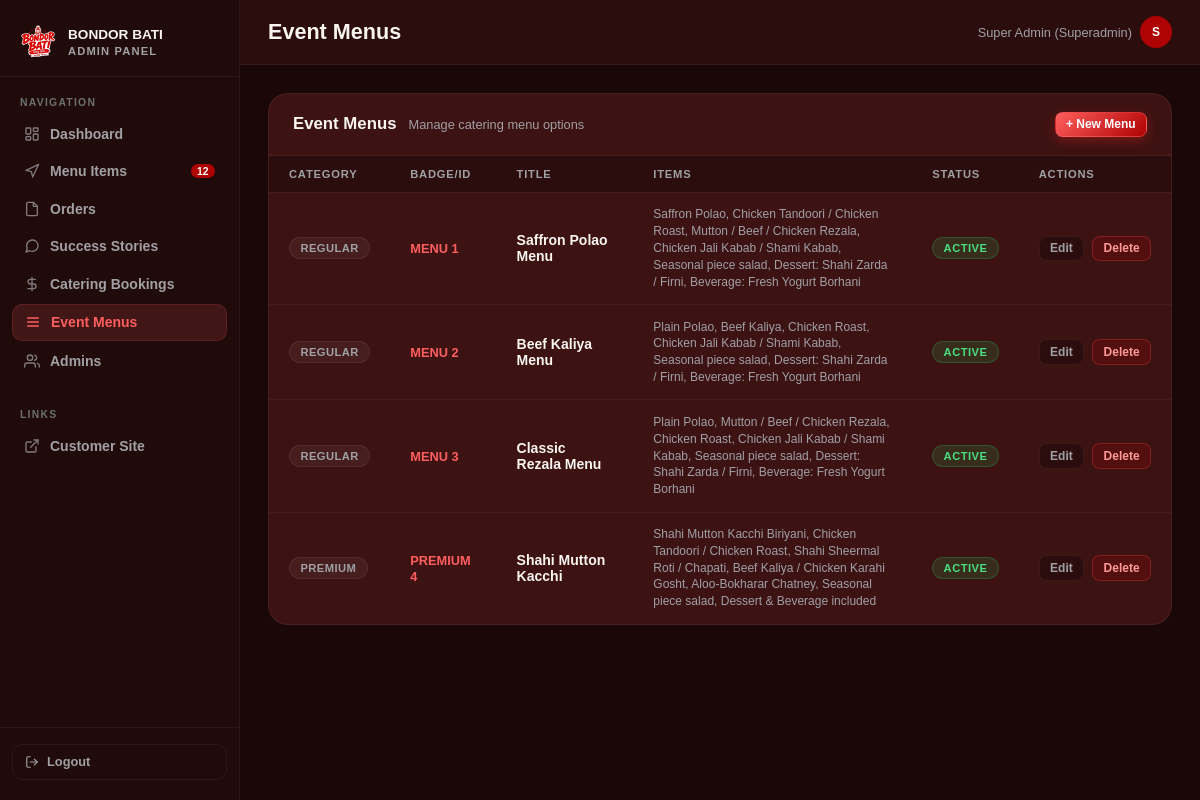
Page /admin/index.php?page=catering_menus (signed in) on the earlier database version.
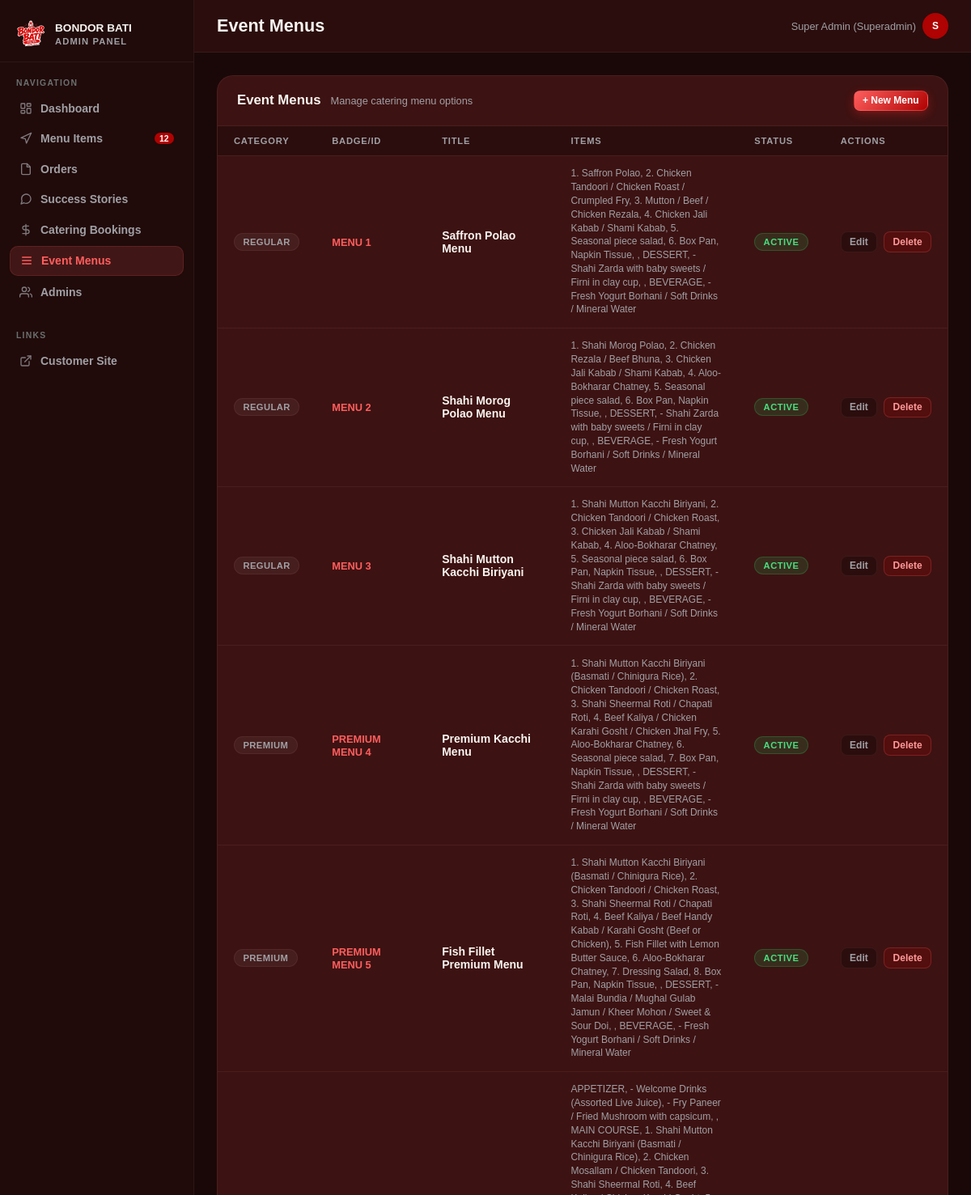
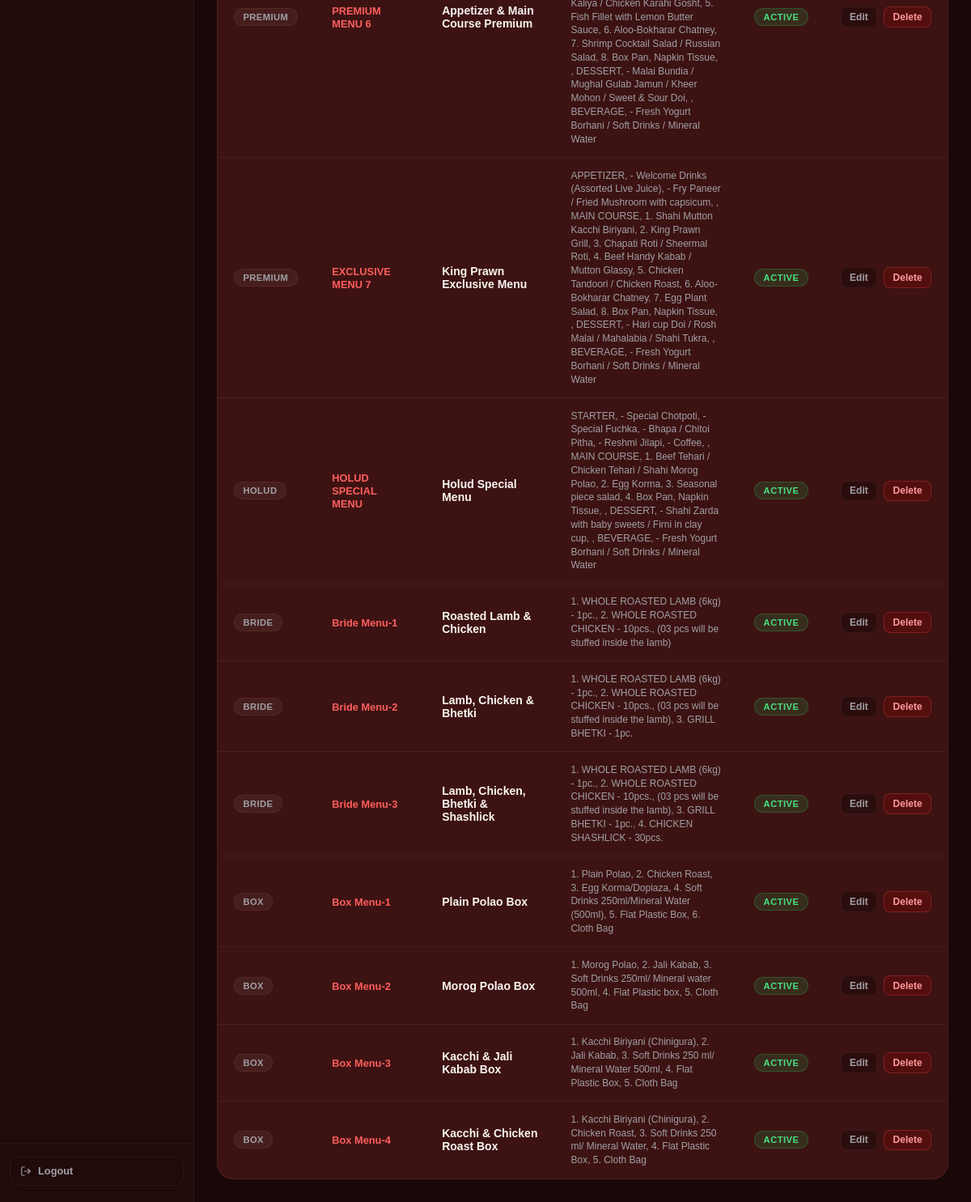
Same page on the later database version (2 pictures, top to bottom).
### tables this page shows
CREATE TABLE `catering_menus` (
  `id` bigint(20) unsigned NOT NULL AUTO_INCREMENT,
  `category` varchar(50) NOT NULL,
  `badge_text` varchar(50) NOT NULL,
  `title` varchar(160) NOT NULL,
  `items` text NOT NULL,
  `is_active` tinyint(1) NOT NULL DEFAULT 1,
  `created_at` timestamp NOT NULL DEFAULT current_timestamp(),
  `updated_at` timestamp NOT NULL DEFAULT current_timestamp() ON UPDATE current_timestamp(),
  PRIMARY KEY (`id`)
);

### admin/index.php (called while the page is built, shortened)
<?php
require dirname(__DIR__) . '/bootstrap.php';
(new \App\Controllers\AdminController())->handleRequest();

### bootstrap.php (called while the page is built, shortened)
<?php
spl_autoload_register(static function (string $class): void {
    $prefix = 'App\\';
    $relative = substr($class, strlen($prefix));
    $path = __DIR__ . '/src/' . str_replace('\\', '/', $relative) . '.php';
});
if (!function_exists('e')) {
    function e(mixed $value): string
    {
        return htmlspecialchars((string) $value, ENT_QUOTES | ENT_SUBSTITUTE, 'UTF-8');
    }
}

### src/Infrastructure/Persistence/MySQL/PdoAdminRepository.php (called while the page is built, shortened)
<?php
final readonly class PdoAdminRepository
{
    public function dashboardCounts(): array
    {
        $row = $this->pdo->query(
            "SELECT
                COUNT(*) AS total_orders,
                SUM(status = 'pending') AS pending,
                SUM(status = 'confirmed') AS confirmed,
                SUM(status = 'preparing') AS preparing,
                SUM(status = 'out_for_delivery') AS out_for_delivery,
                SUM(status = 'delivered') AS delivered,
                SUM(status = 'cancelled') AS cancelled
             FROM orders"
        )->fetch();
        $menuCount = (int) $this->pdo->query('SELECT COUNT(*) FROM menu_items')->fetchColumn();
        return [
            'total_orders'    => (int) ($row['total_orders'] ?? 0),
            'pending'         => (int) ($row['pending'] ?? 0),
            'confirmed'       => (int) ($row['confirmed'] ?? 0),
            'preparing'       => (int) ($row['preparing'] ?? 0),
            'out_for_delivery'=> (int) ($row['out_for_delivery'] ?? 0),
            'delivered'       => (int) ($row['delivered'] ?? 0),
            'cancelled'       => (int) ($row['cancelled'] ?? 0),
            'menu_items'      => $menuCount,
        ];
    }
    public function countCateringBookings(?string $status = null): int
    {
        if ($status !== null) {
            $statement = $this->pdo->prepare('SELECT COUNT(*) FROM catering_bookings WHERE status = ?');
            $statement->execute([$status]);
        } else {
            $statement = $this->pdo->query('SELECT COUNT(*) FROM catering_bookings');
        }
        return (int) $statement->fetchColumn();
    }
    public function allCateringMenus(): array
    {
        $statement = $this->pdo->query('SELECT * FROM catering_menus ORDER BY FIELD(category, "regular", "premium", "holud", "bride", "box"), id ASC');
        return $statement->fetchAll();
    }
}

### views/admin/catering_menus.php (the view, shortened to what this page needs)
<div class="table-wrap">
    <div class="table-header">
        <div style="display:flex;align-items:center;gap:.75rem">
            <h2>Event Menus</h2>
            <span style="font-size:.8rem;color:var(--muted);">Manage catering menu options</span>
        </div>
        <button class="btn btn-primary btn-sm" onclick="openCateringMenuModal()">+ New Menu</button>
    </div>
    <div class="table-scroll">
    <table>
        <thead>
            <tr>
                <th>Category</th>
                <th>Badge/ID</th>
                <th>Title</th>
                <th>Items</th>
                <th>Status</th>
                <th>Actions</th>
            </tr>
        </thead>
        <tbody>
        <?php if (empty($cateringMenus)): ?>
            <tr><td colspan="6" style="text-align:center;color:var(--muted);padding:2rem;">No event menus found.</td></tr>
        <?php else: ?>
        <?php foreach ($cateringMenus as $m): ?>
            <tr>
                <td>
                    <span class="status-pill" style="background:rgba(255,255,255,.05);color:var(--muted);border-color:var(--border);">
                        <?= ucfirst(e($m['category'])) ?>
                    </span>
                </td>
                <td><strong style="color:var(--red-light);font-size:.8rem;"><?= e($m['badge_text']) ?></strong></td>
                <td style="font-weight:600"><?= e($m['title']) ?></td>
                <td><div style="font-size:.75rem;color:var(--muted);max-width:400px;line-height:1.4;"><?= e(str_replace("\n", ", ", $m['items'])) ?></div></td>
                <td>
                    <form method="POST" style="display:inline">
                        <button type="submit" class="status-pill" style="border:1px solid <?= $m['is_active'] ? 'rgba(34,197,94,.25)' : 'rgba(107,114,128,.25)' ?>;cursor:pointer;background:<?= $m['is_active'] ? 'rgba(34,197,94,.15)' : 'rgba(107,114,128,.15)' ?>;color:<?= $m['is_active'] ? '#4ade80' : '#9ca3af' ?>;">
                            <?= $m['is_active'] ? 'Active' : 'Disabled' ?>
                        </button>
                    </form>
                </td>
                <td>
                    <div class="table-actions">
                        <button class="btn btn-ghost btn-sm" onclick='editCateringMenu(<?= json_encode($m, JSON_HEX_TAG|JSON_HEX_APOS|JSON_HEX_AMP|JSON_HEX_QUOT) ?>)'>Edit</button>
                        <form method="POST" onsubmit="return confirm('Delete this event menu?')">
                            <button type="submit" class="btn btn-danger btn-sm">Delete</button>
                        </form>
                    </div>
                </td>
            </tr>
        <?php endforeach; ?>
        <?php endif; ?>
        </tbody>
    </table>
    </div>
</div>

### src/Controllers/AdminController.php (shortened to what this page needs)
<?php
class AdminController
{
    private function render(string $view, array $data = []): void
    {
        extract($data);
        $viewFile = dirname(__DIR__, 2) . "/views/admin/{$view}.php";
        if ($view !== 'login') {
            require $viewFile;
            $pageContent = ob_get_clean();
            require dirname(__DIR__, 2) . '/views/admin/layout.php';
        } else {
            require $viewFile;
        }
    }
    public function handleRequest(): void
    {
        $pdo  = ConnectionFactory::create();
        $repo = new PdoAdminRepository($pdo);
        $page = match ($_GET['page'] ?? 'dashboard') {
            'menu'           => 'menu',
            'orders'         => 'orders',
            'testimonials'   => 'testimonials',
            'catering'       => 'catering',
            'catering_menus' => 'catering_menus',
            'admins'         => 'admins',
            default          => 'dashboard',
        };
        $counts = $repo->dashboardCounts();
        $counts['catering_pending'] = $repo->countCateringBookings('pending');
        $cateringMenus        = $page === 'catering_menus' ? $repo->allCateringMenus() : [];
        $this->render($page, compact(
            'page', 'pageNum', 'perPage', 'offset', 'filterStatus',
            'flashSuccess', 'flashError',
            'counts', 'revenue', 'recentOrders',
            'menuItems',
            'orders', 'totalOrders', 'totalPages',
            'successStories',
            'cateringBookings', 'totalCatering', 'totalCateringPages',
            'cateringMenus',
            'adminUsers',
            'dayNames', 'statusLabels', 'statusColors'
        ));
    }
}

### views/admin/layout.php (shortened to what this page needs)
<!DOCTYPE html>
<html lang="en">
<head>
    <link rel="stylesheet" href="../assets/css/google_fonts_2.css">
    <link rel="stylesheet" href="../assets/css/admin-layout.css">
</head>
<body>
<nav class="sidebar" id="sidebar">
    <div class="sidebar-logo">
        <img src="../assets/logo.png" alt="Bondor Bati">
        <div class="sidebar-logo-text">
            <strong>Bondor Bati</strong>
            Admin Panel
        </div>
    </div>
    <div class="nav-section">
        <div class="nav-label">Navigation</div>
        <a href="index.php?page=dashboard" class="nav-item <?= $page === 'dashboard' ? 'active' : '' ?>">
            Dashboard
        </a>
        <a href="index.php?page=menu" class="nav-item <?= $page === 'menu' ? 'active' : '' ?>">
            <svg width="16" height="16" viewBox="0 0 24 24" fill="none" stroke="currentColor" stroke-width="2" stroke-linecap="round" stroke-linejoin="round">
                <path d="M3 11l19-9-9 19-2-8-8-2z"/>
            </svg>
            Menu Items
            <span class="nav-badge"><?= $counts['menu_items'] ?></span>
        </a>
        <a href="index.php?page=orders" class="nav-item <?= $page === 'orders' ? 'active' : '' ?>">
            <svg width="16" height="16" viewBox="0 0 24 24" fill="none" stroke="currentColor" stroke-width="2" stroke-linecap="round" stroke-linejoin="round">
                <path d="M14 2H6a2 2 0 0 0-2 2v16a2 2 0 0 0 2 2h12a2 2 0 0 0 2-2V8z"/><polyline points="14 2 14 8 20 8"/>
            </svg>
            Orders
        </a>
        <a href="index.php?page=testimonials" class="nav-item <?= $page === 'testimonials' ? 'active' : '' ?>">
            Success Stories
        </a>
        <a href="index.php?page=catering" class="nav-item <?= $page === 'catering' ? 'active' : '' ?>">
            <svg width="16" height="16" viewBox="0 0 24 24" fill="none" stroke="currentColor" stroke-width="2" stroke-linecap="round" stroke-linejoin="round">
                <path d="M12 2v20M17 5H9.5a3.5 3.5 0 0 0 0 7h5a3.5 3.5 0 0 1 0 7H6"></path>
            </svg>
            Catering Bookings
        </a>
        <a href="index.php?page=catering_menus" class="nav-item <?= $page === 'catering_menus' ? 'active' : '' ?>">
            <svg width="16" height="16" viewBox="0 0 24 24" fill="none" stroke="currentColor" stroke-width="2" stroke-linecap="round" stroke-linejoin="round">
                <path d="M4 6h16M4 12h16M4 18h16"></path>
            </svg>
            Event Menus
        </a>
        <?php if (($_SESSION['admin_role'] ?? 'manager') === 'superadmin'): ?>
        <a href="index.php?page=admins" class="nav-item <?= $page === 'admins' ? 'active' : '' ?>">
            Admins
        </a>
        <?php endif; ?>
    </div>
    <div class="nav-section" style="margin-top:.5rem;">
        <div class="nav-label">Links</div>
        <a href="../index.php" class="nav-item" target="_blank" rel="noopener">
            <svg width="16" height="16" viewBox="0 0 24 24" fill="none" stroke="currentColor" stroke-width="2" stroke-linecap="round" stroke-linejoin="round">
                <path d="M18 13v6a2 2 0 0 1-2 2H5a2 2 0 0 1-2-2V8a2 2 0 0 1 2-2h6"/><polyline points="15 3 21 3 21 9"/><line x1="10" x2="21" y1="14" y2="3"/>
            </svg>
            Customer Site
        </a>
    </div>
    <div class="sidebar-footer">
        <form method="POST" action="">
            <button class="btn-logout" type="submit">
                <svg width="14" height="14" viewBox="0 0 24 24" fill="none" stroke="currentColor" stroke-width="2" stroke-linecap="round" stroke-linejoin="round">
                    <path d="M9 21H5a2 2 0 0 1-2-2V5a2 2 0 0 1 2-2h4"/><polyline points="16 17 21 12 16 7"/><line x1="21" x2="9" y1="12" y2="12"/>
                </svg>
                Logout
            </button>
        </form>
    </div>
</nav>
<div class="main">
    <header class="topbar">
        <div style="display:flex; align-items:center; gap:.75rem;">
            <span class="topbar-title">
                <?= match($page) {
                    'menu'           => 'Menu Management',
                    'orders'         => 'Orders',
                    'testimonials'   => 'Success Stories',
                    'catering'       => 'Catering Bookings',
                    'catering_menus' => 'Event Menus',
                    'admins'         => 'Admin Users',
                    default          => 'Dashboard'
                } ?>
            </span>
        </div>
        <div class="topbar-user">
            <span><?= e($_SESSION['admin_name'] ?? 'Admin') ?> (<?= ucfirst(e($_SESSION['admin_role'] ?? 'Manager')) ?>)</span>
            <div class="topbar-avatar"><?= strtoupper(substr($_SESSION['admin_name'] ?? 'A', 0, 1)) ?></div>
        </div>
    </header>
    <div class="content">
<?= $pageContent ?>
    </div>
</div>
</body>
</html>

Differences in the rows shown:
changed catering_menus "Saffron Polao Menu": items "Saffron Polao, Chicken Tandoori / Chicken Roast, Mutton / Beef / Chicken Rezala, Chicken Jali Kabab / Shami Kabab, Seasonal piece salad, Dessert: Shahi Zarda / Firni, Beverage: Fresh Yogurt Borhani" → "1. Saffron Polao, 2. Chicken Tandoori / Chicken Roast / Crumpled Fry, 3. Mutton / Beef / Chicken Rezala, 4. Chicken Jali Kabab / Shami Kabab, 5. Seasonal piece salad, 6. Box Pan, Napkin Tissue, , DESSERT, - Shahi Zarda with baby sweets / Firni in clay cup, , BEVERAGE, - Fresh Yogurt Borhani / Soft Drinks / Mineral Water"
changed catering_menus "MENU 2": title "Beef Kaliya Menu" → "Shahi Morog Polao Menu"; items "Plain Polao, Beef Kaliya, Chicken Roast, Chicken Jali Kabab / Shami Kabab, Seasonal piece salad, Dessert: Shahi Zarda / Firni, Beverage: Fresh Yogurt Borhani" → "1. Shahi Morog Polao, 2. Chicken Rezala / Beef Bhuna, 3. Chicken Jali Kabab / Shami Kabab, 4. Aloo-Bokharar Chatney, 5. Seasonal piece salad, 6. Box Pan, Napkin Tissue, , DESSERT, - Shahi Zarda with baby sweets / Firni in clay cup, , BEVERAGE, - Fresh Yogurt Borhani / Soft Drinks / Mineral Water"
changed catering_menus "MENU 3": title "Classic Rezala Menu" → "Shahi Mutton Kacchi Biriyani"; items "Plain Polao, Mutton / Beef / Chicken Rezala, Chicken Roast, Chicken Jali Kabab / Shami Kabab, Seasonal piece salad, Dessert: Shahi Zarda / Firni, Beverage: Fresh Yogurt Borhani" → "1. Shahi Mutton Kacchi Biriyani, 2. Chicken Tandoori / Chicken Roast, 3. Chicken Jali Kabab / Shami Kabab, 4. Aloo-Bokharar Chatney, 5. Seasonal piece salad, 6. Box Pan, Napkin Tissue, , DESSERT, - Shahi Zarda with baby sweets / Firni in clay cup, , BEVERAGE, - Fresh Yogurt Borhani / Soft Drinks / Mineral Water"
changed catering_menus: badge_text "PREMIUM 4" → "PREMIUM MENU 4"; title "Shahi Mutton Kacchi" → "Premium Kacchi Menu"; items "Shahi Mutton Kacchi Biriyani, Chicken Tandoori / Chicken Roast, Shahi Sheermal Roti / Chapati, Beef Kaliya / Chicken Karahi Gosht, Aloo-Bokharar Chatney, Seasonal piece salad, Dessert & Beverage included" → "1. Shahi Mutton Kacchi Biriyani (Basmati / Chinigura Rice), 2. Chicken Tandoori / Chicken Roast, 3. Shahi Sheermal Roti / Chapati Roti, 4. Beef Kaliya / Chicken Karahi Gosht / Chicken Jhal Fry, 5. Aloo-Bokharar Chatney, 6. Seasonal piece salad, 7. Box Pan, Napkin Tissue, , DESSERT, - Shahi Zarda with baby sweets / Firni in clay cup, , BEVERAGE, - Fresh Yogurt Borhani / Soft Drinks / Mineral Water"
added catering_menus: category "PREMIUM", badge_text "PREMIUM MENU 5", title "Fish Fillet Premium Menu", items "1. Shahi Mutton Kacchi Biriyani (Basmati / Chinigura Rice), 2. Chicken Tandoori / Chicken Roast, 3. Shahi Sheermal Roti / Chapati Roti, 4. Beef Kaliya / Beef Handy Kabab / Karahi Gosht (Beef or Chicken), 5. Fish Fillet with Lemon Butter Sauce, 6. Aloo-Bokharar Chatney, 7. Dressing Salad, 8. Box Pan, Napkin Tissue, , DESSERT, - Malai Bundia / Mughal Gulab Jamun / Kheer Mohon / Sweet & Sour Doi, , BEVERAGE, - Fresh Yogurt Borhani / Soft Drinks / Mineral Water", is_active "ACTIVE"
added catering_menus: category "PREMIUM", badge_text "PREMIUM MENU 6", title "Appetizer & Main Course Premium", items "APPETIZER, - Welcome Drinks (Assorted Live Juice), - Fry Paneer / Fried Mushroom with capsicum, , MAIN COURSE, 1. Shahi Mutton Kacchi Biriyani (Basmati / Chinigura Rice), 2. Chicken Mosallam / Chicken Tandoori, 3. Shahi Sheermal Roti, 4. Beef Kaliya / Chicken Karahi Gosht, 5. Fish Fillet with Lemon Butter Sauce, 6. Aloo-Bokharar Chatney, 7. Shrimp Cocktail Salad / Russian Salad, 8. Box Pan, Napkin Tissue, , DESSERT, - Malai Bundia / Mughal Gulab Jamun / Kheer Mohon / Sweet & Sour Doi, , BEVERAGE, - Fresh Yogurt Borhani / Soft Drinks / Mineral Water", is_active "ACTIVE"
added catering_menus: category "PREMIUM", badge_text "EXCLUSIVE MENU 7", title "King Prawn Exclusive Menu", items "APPETIZER, - Welcome Drinks (Assorted Live Juice), - Fry Paneer / Fried Mushroom with capsicum, , MAIN COURSE, 1. Shahi Mutton Kacchi Biriyani, 2. King Prawn Grill, 3. Chapati Roti / Sheermal Roti, 4. Beef Handy Kabab / Mutton Glassy, 5. Chicken Tandoori / Chicken Roast, 6. Aloo-Bokharar Chatney, 7. Egg Plant Salad, 8. Box Pan, Napkin Tissue, , DESSERT, - Hari cup Doi / Rosh Malai / Mahalabia / Shahi Tukra, , BEVERAGE, - Fresh Yogurt Borhani / Soft Drinks / Mineral Water", is_active "ACTIVE"
added catering_menus: category "HOLUD", badge_text "HOLUD SPECIAL MENU", title "Holud Special Menu", items "STARTER, - Special Chotpoti, - Special Fuchka, - Bhapa / Chitoi Pitha, - Reshmi Jilapi, - Coffee, , MAIN COURSE, 1. Beef Tehari / Chicken Tehari / Shahi Morog Polao, 2. Egg Korma, 3. Seasonal piece salad, 4. Box Pan, Napkin Tissue, , DESSERT, - Shahi Zarda with baby sweets / Firni in clay cup, , BEVERAGE, - Fresh Yogurt Borhani / Soft Drinks / Mineral Water", is_active "ACTIVE"
added catering_menus: category "BRIDE", badge_text "Bride Menu-1", title "Roasted Lamb & Chicken", items "1. WHOLE ROASTED LAMB (6kg) - 1pc., 2. WHOLE ROASTED CHICKEN - 10pcs., (03 pcs will be stuffed inside the lamb)", is_active "ACTIVE"
added catering_menus: category "BRIDE", badge_text "Bride Menu-2", title "Lamb, Chicken & Bhetki", items "1. WHOLE ROASTED LAMB (6kg) - 1pc., 2. WHOLE ROASTED CHICKEN - 10pcs., (03 pcs will be stuffed inside the lamb), 3. GRILL BHETKI - 1pc.", is_active "ACTIVE"
added catering_menus: category "BRIDE", badge_text "Bride Menu-3", title "Lamb, Chicken, Bhetki & Shashlick", items "1. WHOLE ROASTED LAMB (6kg) - 1pc., 2. WHOLE ROASTED CHICKEN - 10pcs., (03 pcs will be stuffed inside the lamb), 3. GRILL BHETKI - 1pc., 4. CHICKEN SHASHLICK - 30pcs.", is_active "ACTIVE"
added catering_menus: category "BOX", badge_text "Box Menu-1", title "Plain Polao Box", items "1. Plain Polao, 2. Chicken Roast, 3. Egg Korma/Dopiaza, 4. Soft Drinks 250ml/Mineral Water (500ml), 5. Flat Plastic Box, 6. Cloth Bag", is_active "ACTIVE"
added catering_menus: category "BOX", badge_text "Box Menu-2", title "Morog Polao Box", items "1. Morog Polao, 2. Jali Kabab, 3. Soft Drinks 250ml/ Mineral water 500ml, 4. Flat Plastic box, 5. Cloth Bag", is_active "ACTIVE"
added catering_menus: category "BOX", badge_text "Box Menu-3", title "Kacchi & Jali Kabab Box", items "1. Kacchi Biriyani (Chinigura), 2. Jali Kabab, 3. Soft Drinks 250 ml/ Mineral Water 500ml, 4. Flat Plastic Box, 5. Cloth Bag", is_active "ACTIVE"
added catering_menus: category "BOX", badge_text "Box Menu-4", title "Kacchi & Chicken Roast Box", items "1. Kacchi Biriyani (Chinigura), 2. Chicken Roast, 3. Soft Drinks 250 ml/ Mineral Water, 4. Flat Plastic Box, 5. Cloth Bag", is_active "ACTIVE"
